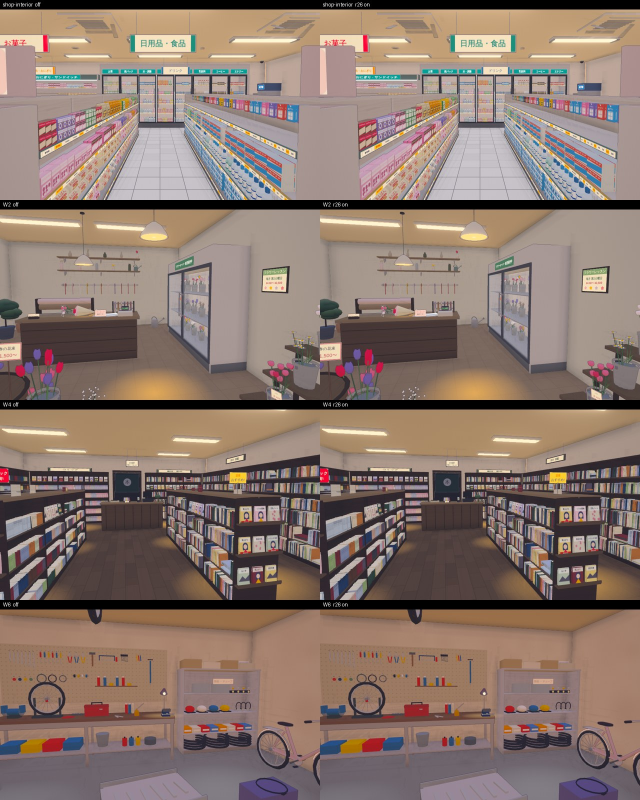
#> input picture apps/desktop/e2e/fixtures/world-base/evidence/c-shadow-tint-r26/26-interiors-a.jpg, 1280 x 1600 px, given in place of shop-door-eye-n-off-r26.png, which was not available (shown at 1/2 size)
$ python collage.py . 26-interiors-b.jpg
#> lines starting #> are read from the running program, lines starting #| are printed output that depends on the picture
# python3 collage.py <dir> <outdir> : labelled contact sheets from shot.cjs PNGs.
import sys
from PIL import Image, ImageDraw
d, o = sys.argv[1], sys.argv[2]
def tile(v, tag, label):
#> called with v = 'shop-door-eye', tag = 'n-off-r26', label = 'off'
    im = Image.open(f'{d}/{v}-{tag}.png').convert('RGB').resize((640, 400)); g = ImageDraw.Draw(im)
#> after `im = Image.open(f'{d}/{v}-{tag}.png').convert('RGB').resize((640, 400)`:
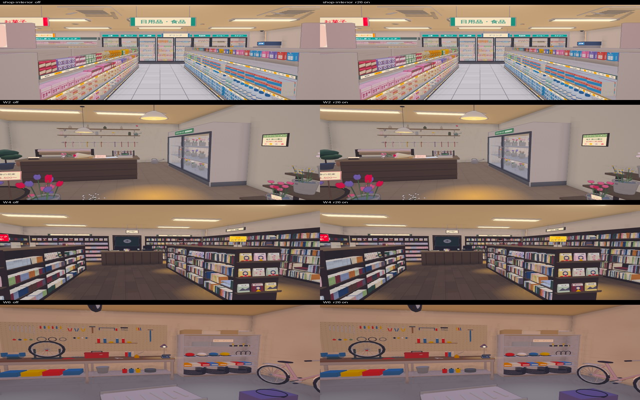
#> im: PIL image 640x400 RGB; mean R, G, B 138, 118.6, 108.9
    g.rectangle([0, 0, 640, 18], fill=(0, 0, 0)); g.text((6, 3), f'{v}  {label}', fill=(255, 255, 255)); return im
def sheet(rows, name):
    w = max(len(r) for r in rows); S = Image.new('RGB', (640 * w, 400 * len(rows)), (20, 20, 20))
    for y, r in enumerate(rows):
        for x, t in enumerate(r): S.paste(t, (640 * x, 400 * y))
    S.save(f'{o}/{name}.jpg', quality=88)
trio = lambda v: [tile(v, 'n-off-r26', 'off'), tile(v, 'a53-on', 'a53236b on'), tile(v, 'n-on-r26', 'r26 on')]
#> call 2 of tile, with v = 'shop-door-eye', tag = 'a53-on', label = 'a53236b on'
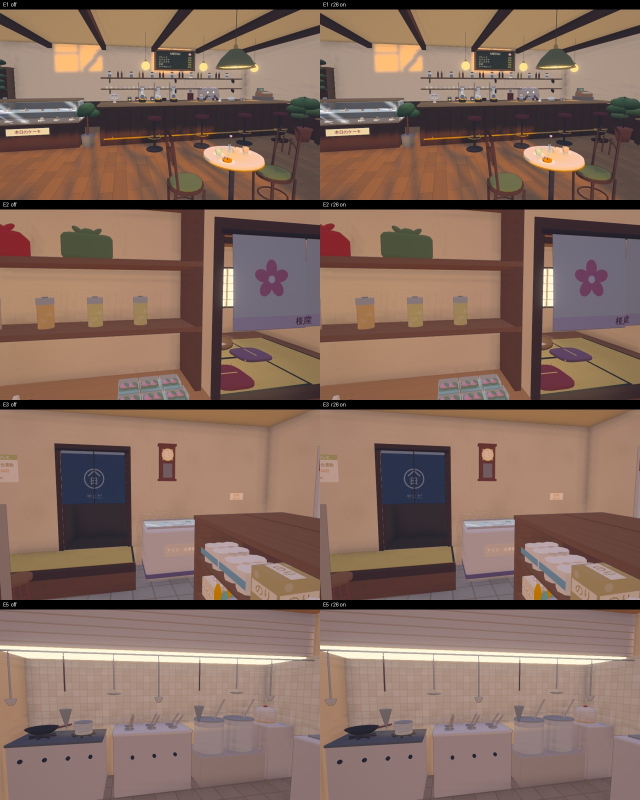
#> input picture apps/desktop/e2e/fixtures/world-base/evidence/c-shadow-tint-r26/26-interiors-b.jpg, 1280 x 1600 px, given in place of shop-door-eye-a53-on.png, which was not available (shown at 1/2 size)
#> in tile (call 2), `im = Image.open(f'{d}/{v}-{tag}.png').convert('RGB').resize((640, 400)`:
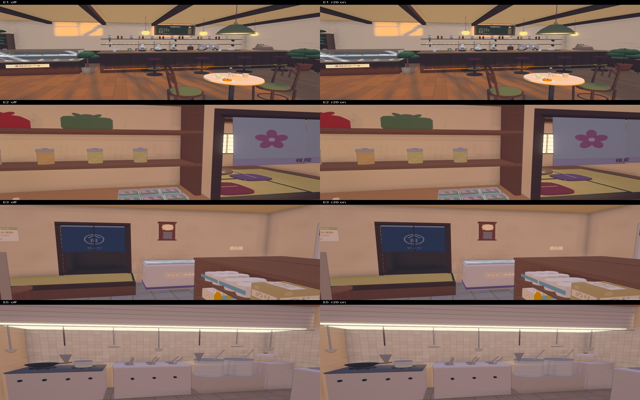
#> im: PIL image 640x400 RGB; mean R, G, B 131.4, 105.4, 93.5
#> (the run stopped early here; a loop or call above may not have finished)
